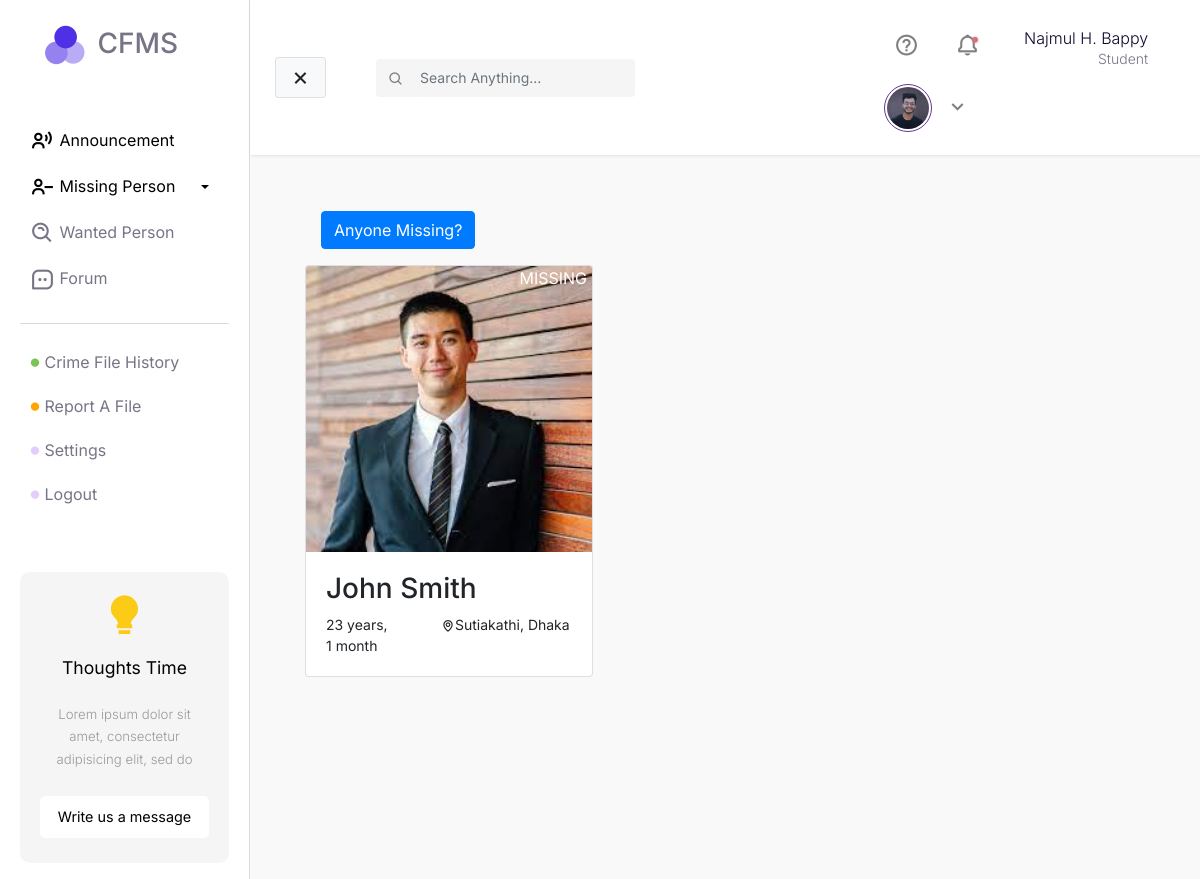
The app's page /missing-person/ (signed in) with its own data.
### core/models.py (models this page shows)
class User(AbstractUser):
    email = models.EmailField(unique=True)
    nid = models.CharField(unique=True, max_length=20)
    photo = models.ImageField(upload_to = 'profile-photo', null='True')

### missingPerson/models.py (models this page shows)
class MissingPerson(models.Model):
    STATUS_FOUND = "FOUND"
    STATUS_MISSING = "MISSING"
    STATUS_PENDING = "PENDING"
    STATUS_CHOICES = [
        (STATUS_FOUND, 'Found'),
        (STATUS_MISSING, 'Missing'),
        (STATUS_PENDING, 'Pending')
    ]
    name = models.CharField(max_length=255)
    photo = models.ImageField(upload_to='missing-person', null=True)
    description = models.CharField(max_length=500 , null=True)
    street = models.CharField(max_length=255)
    village = models.CharField(max_length=255)
    city = models.CharField(max_length=255, null=False)
    date = models.DateTimeField()
    birthDate = models.DateField(null=True)
    contact = models.CharField(max_length=255, null=True)
    status = models.CharField(choices=STATUS_CHOICES, max_length=7, default=STATUS_PENDING)
    user = models.ForeignKey(settings.AUTH_USER_MODEL, on_delete=models.PROTECT)

### missingPerson/views.py (the view)
# urls.py: path('missing-person/', include('missingPerson.urls')),
def missingPerson(request):
    missingPersons = MissingPerson.objects.all().filter(status="MISSING")
    context = {
        "missingPersons": missingPersons,
    }
    return render(request, 'missing-person.html', context)

### templates/missing-person.html (shortened to what this page needs)
{% extends "base.html" %} {% block css %} {% load static %}
<link rel="stylesheet" href="{% static 'css/style.css' %}" />
{% endblock %} {% block main %}
<div id="main-wrapper" class="container missing-page">
  <div class="row m-3">
    <a href="{% url 'addMissing' %}" class="btn btn-primary">Anyone Missing?</a>
  </div>
  <div class="row">
    {% if missingPersons %}
    <div>
      {% for person in missingPersons %}
      <div class="col-md-3 person">
        <a href="{% url 'missingPersonDet' id=person.id %}">
          <div class="card" style="width: 18rem">
            <img
              class="card-img-top"
              src="{{ person.photo.url }}"
              alt="Card image cap"
            />
            <div class="status">{{person.status}}</div>
            <div class="card-body">
              <h3 class="card-text">{{ person.name }}</h3>
              <div class="row person-basic-info" style="font-size: 14px">
                <div class="col-5">
                  {% if person.birthdate|timesince|wordcount > 2 %}
                  <span
                    >{{ person.birthDate|timesince|truncatewords:2|slice:":-3"
                    }}
                  </span>
                  {% else %}
                  <span> {{ person.birthDate|timesince}} </span>
                  {% endif %}
                </div>
                <div class="col-7">
                  <i class="bx bx-map"></i>{{person.village}}, {{ person.city }}
                </div>
              </div>
            </div>
          </div>
        </a>
      </div>
    </div>
    {% endfor %} {% else %}
    <div>
      <h2>No person in the list</h2>
    </div>
    {% endif %}
  </div>
  {% endblock %}

### templates/base.html (shortened to what this page needs)
<!DOCTYPE html>
<html lang="en">
  <head>
    {% load static %}
    <link
      href="https://unpkg.com/boxicons@2.1.1/css/boxicons.min.css"
      rel="stylesheet"
    />
    <link
      rel="stylesheet"
      href="https://stackpath.bootstrapcdn.com/bootstrap/4.1.0/css/bootstrap.min.css"
    />
    <link
      rel="stylesheet"
      href="https://cdn.jsdelivr.net/npm/boxicons@latest/css/boxicons.min.css"
    />
    <link
      rel="stylesheet"
      href="https://cdnjs.cloudflare.com/ajax/libs/font-awesome/6.0.0/css/all.min.css"
    />
    <link
      rel="stylesheet"
      href="https://cdn.jsdelivr.net/npm/bootstrap-icons@1.4.1/font/bootstrap-icons.css"
    />
    <link rel="stylesheet" href="{% static 'css/base.css'%}" />
    {% block css %} {% endblock %}
  </head>
  <body>
    <div class="wrapper">
      <nav id="sidebar">
        <div class="sidebar-header">
          <h3>
            <img class="logo" src="{% static 'files/logo.png' %}" alt="" /> CFMS
          </h3>
        </div>
        <ul class="list-unstyled components">
          <li class="active">
            <a href="{% url 'announcementv' %}"
              ><i class="bx bx-user-voice"></i> Announcement</a
            >
          </li>
          <li class="active">
            <a
              href="#missing-person-menu"
              data-toggle="collapse"
              aria-expanded="false"
              class="dropdown-toggle"
              ><i class="bx bx-user-minus"></i> Missing Person</a
            >
          </li>
          <li>
            <a href="{% url 'wantedPerson' %}"
              ><i class="bx bx-search-alt"></i> Wanted Person</a
            >
          </li>
          <li>
            <a href="{% url 'forumView' %}"
              ><i class="bx bx-message-square-dots"></i> Forum</a
            >
          </li>
        </ul>
        <ul class="list-unstyled sidebar-second-part">
          <li>
            <a href="{% url 'fileHistoryView' %}"
              ><i class="crime-history bx bxs-circle"></i> Crime File History</a
            >
          </li>
          <li>
            <a href="{% url 'addFileView' %}"
              ><i class="crime-report bx bxs-circle"></i> Report A File</a
            >
          </li>
          <li>
            <a href="#"><i class="crime-forum bx bxs-circle"></i> Settings</a>
          </li>
          <li>
            {% if request.user.is_authenticated %}
            <a href="{% url 'logoutView' %}"
              ><i class="crime-logout bx bxs-circle"></i> Logout</a
            >
            {% else %}
            <a href="{% url 'loginView' %}"
              ><i class="crime-logout bx bxs-circle"></i> Login</a
            >
            {% endif %}
          </li>
        </ul>
        <ul class="list-unstyled CTAs">
          <li>
            <i class="bx bxs-bulb"></i>
          </li>
          <li>
            <p class="title"><strong>Thoughts Time</strong></p>
          </li>
          <li class="text">
            <p>
              Lorem ipsum dolor sit amet, consectetur adipisicing elit, sed do
            </p>
          </li>
          <li>
            <a href="">Write us a message</a>
          </li>
        </ul>
      </nav>
      <div id="content">
        <nav class="navbar navbar-expand-lg navbar-light sticky-top">
          <div class="container-fluid">
            <button type="button" id="sidebarCollapse" class="btn btn-light">
              <i id="menu-collapse-button" class="bx bx-x"></i>
            </button>
            <div class="input-group top-search-form">
              <div class="input-group-prepend">
                <button class="btn btn-outline-light" type="button">
                  <i class="bx bx-search" style="color: gray"></i>
                </button>
              </div>
              <form action="post">
                <input
                  type="text"
                  class="form-control"
                  placeholder="Search Anything..."
                  aria-label=""
                  aria-describedby="basic-addon1"
                />
              </form>
            </div>
            <div class="collapse navbar-collapse" id="navbarSupportedContent">
              <ul class="nav navbar-nav ml-auto">
                <li class="nav-item">
                  <a class="nav-link" href="#"
                    ><i class="bx bx-help-circle"></i
                  ></a>
                </li>
                {% if request.user.is_authenticated %}
                <li class="nav-item">
                  <a class="nav-link before-dot" href="#"
                    ><i class="bx bx-bell"></i
                  ></a>
                </li>
                <li class="nav-item">
                  <a class="nav-link"
                    ><p class="name">
                      {{ request.user.first_name }} {{ request.user.last_name }}
                    </p>
                    <p class="profession">Student</p></a
                  >
                </li>
                {% endif %} {% if request.user.is_authenticated %}
                <div class="dropdown nav-link">
                  <a
                    class="row top-profile-btn"
                    type="button"
                    id="dropdownMenuButton"
                    data-toggle="dropdown"
                    aria-haspopup="true"
                    aria-expanded="false"
                  >
                    <div class="col-md-4">
                      {% if request.user.photo %}
                      <img src="{{ request.user.photo.url }}" alt="" />
                      {% else %}
                      <img src="{% static 'files/profile-pic.png' %}" alt="" />
                      {% endif %}
                    </div>
                    <div class="col-md-2">
                      <i class="bx bx-chevron-down"></i>
                    </div>
                  </a>
                </div>
                {% else %}
                <a href="{% url 'loginView' %}" class="btn btn-secondary"
                  >Login</a
                >
                {% endif %}
              </ul>
            </div>
          </div>
        </nav>
        <div class="main-body">
          <div class="body-content">{% block main %} {% endblock %}</div>
        </div>
      </div>
    </div>
  </body>
</html>

### static/css/base.css (style rules this page uses)
body { font-family: "Inter", sans-serif; background-color: #fff; }
i { vertical-align: middle; }
p { font-family: "Inter", sans-serif; font-size: 1.1em; font-weight: 300; line-height: 1.7em; color: #999; }
a, a:hover, a:focus { color: inherit; text-decoration: none; transition: all 0.3s; }
.navbar { padding: 15px 10px; background: #fff; border: none; border-radius: 0; box-shadow: 1px 1px 3px rgba(0, 0, 0, 0.1); }
.navbar-nav { align-items: center; }
.nav-link i { font-size: 25px; margin: 5px; padding: 5px; }
.before-dot { position: relative; }
.before-dot::before { content: "•"; color: #d8727d; text-shadow: #d8727d 0 0 2px; position: absolute; font-size: 18px; top: 10px; right: 18px; }
.top-profile-btn { cursor: pointer; }
.nav-link .name { margin: 0; margin-left: 18px; font-size: 16px; text-align: right; color: #0d062d; }
.nav-link .profession { margin: 0; line-height: 1; text-align: right; font-size: 14px; color: #787486; }
a.top-profile-btn { max-width: 400px; }
a.top-profile-btn img { border-radius: 50%; border: 1px solid rebeccapurple; padding: 2px; height: 3rem; width: 3rem; object-fit: cover; border-radius: 50%; }
.top-search-form { max-width: 500px; margin-left: 50px; }
.top-search-form input { border: none; background-color: #f5f5f5; font-size: 14px; color: #787486; padding: 10px 5px; }
.top-search-form button { font-size: 16px; background-color: #f5f5f5; cursor: default !important; border: none; }
.wrapper { display: flex; width: 100%; align-items: stretch; }
#sidebar { min-width: 250px; max-width: 250px; background: #fff; color: #787486; transition: all 0.3s; padding: 0 20px; border-right: 1px solid #dbdbdb; }
#sidebar .sidebar-header { padding: 20px; background: #fff; }
#sidebar .sidebar-header .logo { max-width: 50px; }
#sidebar ul.components { padding: 20px 0; border-bottom: 1px solid #dbdbdb; }
#sidebar ul p { padding: 10px; }
#sidebar ul li a { padding: 10px; font-size: 16px; display: block; }
#sidebarCollapse { border-color: rgba(0, 0, 0, 0.1); }
#sidebarCollapse i { font-size: 25px; }
#sidebar ul li.active > a, a[aria-expanded="true"] { color: #000; }
a[data-toggle="collapse"] { position: relative; }
.dropdown-toggle::after { display: block; position: absolute; top: 50%; right: 20px; transform: translateY(-50%); }
ul li i { font-size: 25px; }
.sidebar-second-part li i { font-size: 10px; }
.sidebar-second-part li i.crime-history { color: #7ac555; }
.sidebar-second-part li i.crime-report { color: #ffa500; }
.sidebar-second-part li i.crime-forum { color: #e4ccfd; }
.sidebar-second-part li i.crime-logout { color: #e4ccfd; }
ul.CTAs { padding: 20px; margin-top: 7vh; border-radius: 10px; }
ul.CTAs a { text-align: center; font-size: 0.9em !important; display: block; border-radius: 5px; margin-bottom: 5px; background-color: #fff; color: #000000; font-size: 14px; }
ul.CTAs .title { text-align: center; color: #000; padding: 0; margin: 0; }
ul.CTAs .text { font-size: 12px; color: #000; text-align: center; }
ul.CTAs i { text-align: center; font-size: 2.9em !important; display: block; border-radius: 5px; margin-bottom: 5px; color: #fbcb18; }
ul.CTAs { background-color: #f5f5f5; }
#content { width: 100%; min-height: 100vh; transition: all 0.3s; background-color: #f9f9f9; }
.main-body .body-content { padding: 40px 40px; }

### static/css/style.css (style rules this page uses)
.main-body { background-color: #f9f9f9; }
.missing-page .person img { position: relative; }
.missing-page .person .status { position: absolute; top: 0; right: 0; color: #fff; padding: 0 5px; }

### records on screen
User: user.first_name "Najmul H.", user.last_name "Bappy", user.photo (picture)
MissingPerson: photo (picture), status "MISSING", name "John Smith", birthDate "23 years, 1 month", village "Sutiakathi", city "Dhaka"
